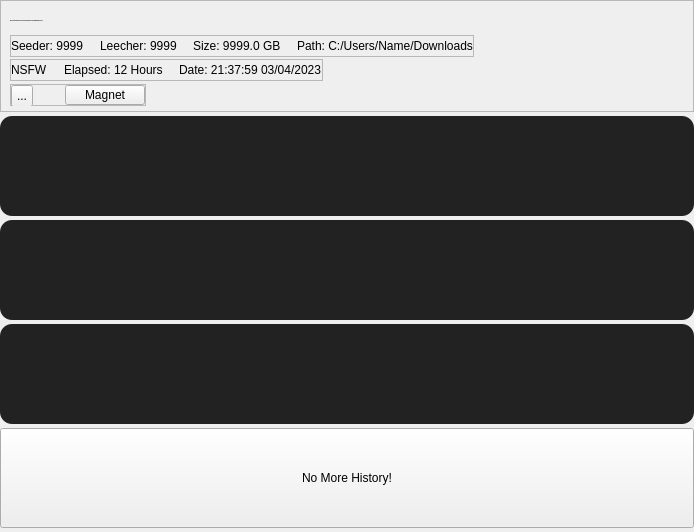
                   <widget class="QWidget" name="historyScrollAreaWidgetContents">
                    <property name="geometry">
                     <rect>
                      <x>0</x>
                      <y>0</y>
                      <width>694</width>
                      <height>532</height>
                     </rect>
                    </property>
                    <layout class="QVBoxLayout" name="verticalLayout_33">
                     <property name="spacing">
                      <number>4</number>
                     </property>
                     <property name="leftMargin">
                      <number>0</number>
                     </property>
                     <property name="topMargin">
                      <number>0</number>
                     </property>
                     <property name="rightMargin">
                      <number>0</number>
                     </property>
                     <property name="bottomMargin">
                      <number>0</number>
                     </property>
                     <item>
                      <widget class="QFrame" name="historyItemFrame">
                       <property name="minimumSize">
                        <size>
                         <width>0</width>
                         <height>112</height>
                        </size>
                       </property>
                       <property name="styleSheet">
                        <string notr="true"/>
                       </property>
                       <property name="frameShape">
                        <enum>QFrame::Shape::StyledPanel</enum>
                       </property>
                       <property name="frameShadow">
                        <enum>QFrame::Shadow::Raised</enum>
                       </property>
                       <layout class="QVBoxLayout" name="verticalLayout_32">
                        <item>
                         <widget class="QLabel" name="historyNameLabel">
                          <property name="minimumSize">
                           <size>
                            <width>0</width>
                            <height>22</height>
                           </size>
                          </property>
                          <property name="font">
                           <font>
                            <family>Segoe UI</family>
                            <pointsize>-1</pointsize>
                            <bold>true</bold>
                           </font>
                          </property>
                          <property name="text">
                           <string>Harry Potter and the Order of the Phoenix 2007 1080p BrRip x264 YIFY</string>
                          </property>
                         </widget>
                        </item>
                        <item alignment="Qt::AlignmentFlag::AlignLeft">
                         <widget class="QFrame" name="historyInfoFrame1">
                          <property name="minimumSize">
                           <size>
                            <width>0</width>
                            <height>22</height>
                           </size>
                          </property>
                          <property name="maximumSize">
                           <size>
                            <width>16777215</width>
                            <height>16777215</height>
                           </size>
                          </property>
                          <property name="frameShape">
                           <enum>QFrame::Shape::StyledPanel</enum>
                          </property>
                          <property name="frameShadow">
                           <enum>QFrame::Shadow::Raised</enum>
                          </property>
                          <layout class="QHBoxLayout" name="horizontalLayout_29">
                           <property name="spacing">
                            <number>16</number>
                           </property>
                           <property name="leftMargin">
                            <number>0</number>
                           </property>
                           <property name="topMargin">
                            <number>0</number>
                           </property>
                           <property name="rightMargin">
                            <number>0</number>
                           </property>
                           <property name="bottomMargin">
                            <number>0</number>
                           </property>
                           <item>
                            <widget class="QLabel" name="historySeederLabel">
                             <property name="minimumSize">
                              <size>
                               <width>72</width>
                               <height>0</height>
                              </size>
                             </property>
                             <property name="text">
                              <string>Seeder: 9999</string>
                             </property>
                            </widget>
                           </item>
                           <item>
                            <widget class="QLabel" name="historyLeecherLabel">
                             <property name="minimumSize">
                              <size>
                               <width>72</width>
                               <height>0</height>
                              </size>
                             </property>
                             <property name="text">
                              <string>Leecher: 9999</string>
                             </property>
                            </widget>
                           </item>
                           <item>
                            <widget class="QLabel" name="historySizeLabel">
                             <property name="minimumSize">
                              <size>
                               <width>82</width>
                               <height>0</height>
                              </size>
                             </property>
                             <property name="text">
                              <string>Size: 9999.0 GB</string>
                             </property>
                            </widget>
                           </item>
                           <item>
                            <widget class="QLabel" name="historyPathLabel">
                             <property name="text">
                              <string>Path: C:/Users/Name/Downloads</string>
                             </property>
                            </widget>
                           </item>
                          </layout>
                         </widget>
                        </item>
                        <item alignment="Qt::AlignmentFlag::AlignLeft">
                         <widget class="QFrame" name="historyInfoFrame2">
                          <property name="minimumSize">
                           <size>
                            <width>0</width>
                            <height>22</height>
                           </size>
                          </property>
                          <property name="maximumSize">
                           <size>
                            <width>16777215</width>
                            <height>16777215</height>
                           </size>
                          </property>
                          <property name="frameShape">
                           <enum>QFrame::Shape::StyledPanel</enum>
                          </property>
                          <property name="frameShadow">
                           <enum>QFrame::Shadow::Raised</enum>
                          </property>
                          <layout class="QHBoxLayout" name="horizontalLayout_30">
                           <property name="spacing">
                            <number>16</number>
                           </property>
                           <property name="leftMargin">
                            <number>0</number>
                           </property>
                           <property name="topMargin">
                            <number>0</number>
                           </property>
                           <property name="rightMargin">
                            <number>0</number>
                           </property>
                           <property name="bottomMargin">
                            <number>0</number>
                           </property>
                           <item>
                            <widget class="QLabel" name="historyNsfwLabel">
                             <property name="text">
                              <string>NSFW</string>
                             </property>
                            </widget>
                           </item>
                           <item>
                            <widget class="QLabel" name="historyElapsedLabel">
                             <property name="minimumSize">
                              <size>
                               <width>36</width>
                               <height>0</height>
                              </size>
                             </property>
                             <property name="text">
                              <string>Elapsed: 12 Hours</string>
                             </property>
                            </widget>
                           </item>
                           <item>
                            <widget class="QLabel" name="historyTimestampLabel">
                             <property name="text">
                              <string>Date: 21:37:59 03/04/2023</string>
                             </property>
                            </widget>
                           </item>
                          </layout>
                         </widget>
                        </item>
                        <item alignment="Qt::AlignmentFlag::AlignLeft">
                         <widget class="QFrame" name="historyBtnFrame">
                          <property name="minimumSize">
                           <size>
                            <width>0</width>
                            <height>22</height>
                           </size>
                          </property>
                          <property name="maximumSize">
                           <size>
                            <width>16777215</width>
                            <height>16777215</height>
                           </size>
                          </property>
                          <property name="frameShape">
                           <enum>QFrame::Shape::StyledPanel</enum>
                          </property>
                          <property name="frameShadow">
                           <enum>QFrame::Shadow::Raised</enum>
                          </property>
                          <layout class="QHBoxLayout" name="horizontalLayout_31">
                           <property name="spacing">
                            <number>32</number>
                           </property>
                           <property name="leftMargin">
                            <number>0</number>
                           </property>
                           <property name="topMargin">
                            <number>0</number>
                           </property>
                           <property name="rightMargin">
                            <number>0</number>
                           </property>
                           <property name="bottomMargin">
                            <number>0</number>
                           </property>
                           <item>
                            <widget class="QToolButton" name="deleteHistoryBtn">
                             <property name="minimumSize">
                              <size>
                               <width>22</width>
                               <height>22</height>
                              </size>
                             </property>
                             <property name="maximumSize">
                              <size>
                               <width>22</width>
                               <height>22</height>
                              </size>
                             </property>
                             <property name="cursor">
                              <cursorShape>PointingHandCursor</cursorShape>
                             </property>
                             <property name="text">
                              <string>...</string>
                             </property>
                             <property name="icon">
                              <iconset resource="res.qrc">
                               <normaloff>:/icons/icons/trash-2.svg</normaloff>:/icons/icons/trash-2.svg</iconset>
                             </property>
                             <property name="iconSize">
                              <size>
                               <width>20</width>
                               <height>20</height>
                              </size>
                             </property>
                            </widget>
                           </item>
                           <item>
                            <widget class="QPushButton" name="historyLinkBtn">
                             <property name="minimumSize">
                              <size>
                               <width>58</width>
                               <height>0</height>
                              </size>
                             </property>
                             <property name="cursor">
                              <cursorShape>PointingHandCursor</cursorShape>
                             </property>
                             <property name="text">
                              <string>Magnet</string>
                             </property>
                             <property name="icon">
                              <iconset resource="res.qrc">
                               <normaloff>:/icons/icons/cil-link.png</normaloff>:/icons/icons/cil-link.png</iconset>
                             </property>
                             <property name="iconSize">
                              <size>
                               <width>12</width>
                               <height>12</height>
                              </size>
                             </property>
                            </widget>
                           </item>
                          </layout>
                         </widget>
                        </item>
                       </layout>
                      </widget>
                     </item>
                     <item>
                      <widget class="QFrame" name="frame_13">
                       <property name="minimumSize">
                        <size>
                         <width>0</width>
                         <height>100</height>
                        </size>
                       </property>
                       <property name="styleSheet">
                        <string notr="true">* {
	background: #222222;
	border-radius: 12px;
}</string>
                       </property>
                       <property name="frameShape">
                        <enum>QFrame::Shape::StyledPanel</enum>
                       </property>
                       <property name="frameShadow">
                        <enum>QFrame::Shadow::Raised</enum>
                       </property>
                      </widget>
                     </item>
                     <item>
                      <widget class="QFrame" name="frame_18">
                       <property name="minimumSize">
                        <size>
                         <width>0</width>
                         <height>100</height>
                        </size>
                       </property>
                       <property name="styleSheet">
                        <string notr="true">* {
	background: #222222;
	border-radius: 12px;
}</string>
                       </property>
                       <property name="frameShape">
                        <enum>QFrame::Shape::StyledPanel</enum>
                       </property>
                       <property name="frameShadow">
                        <enum>QFrame::Shadow::Raised</enum>
                       </property>
                      </widget>
                     </item>
                     <item>
                      <widget class="QFrame" name="frame_17">
                       <property name="minimumSize">
                        <size>
                         <width>0</width>
                         <height>100</height>
                        </size>
                       </property>
                       <property name="styleSheet">
                        <string notr="true">* {
	background: #222222;
	border-radius: 12px;
}</string>
                       </property>
                       <property name="frameShape">
                        <enum>QFrame::Shape::StyledPanel</enum>
                       </property>
                       <property name="frameShadow">
                        <enum>QFrame::Shadow::Raised</enum>
                       </property>
                      </widget>
                     </item>
                     <item>
                      <widget class="QPushButton" name="endOfHistoryBtn">
                       <property name="minimumSize">
                        <size>
                         <width>0</width>
                         <height>100</height>
                        </size>
                       </property>
                       <property name="styleSheet">
                        <string notr="true"/>
                       </property>
                       <property name="text">
                        <string>No More History!</string>
                       </property>
                      </widget>
                     </item>
                     <item>
                      <spacer name="historySpacer">
                       <property name="orientation">
                        <enum>Qt::Orientation::Vertical</enum>
                       </property>
                       <property name="sizeHint" stdset="0">
                        <size>
                         <width>20</width>
                         <height>101</height>
                        </size>
                       </property>
                      </spacer>
                     </item>
                    </layout>
                   </widget>
